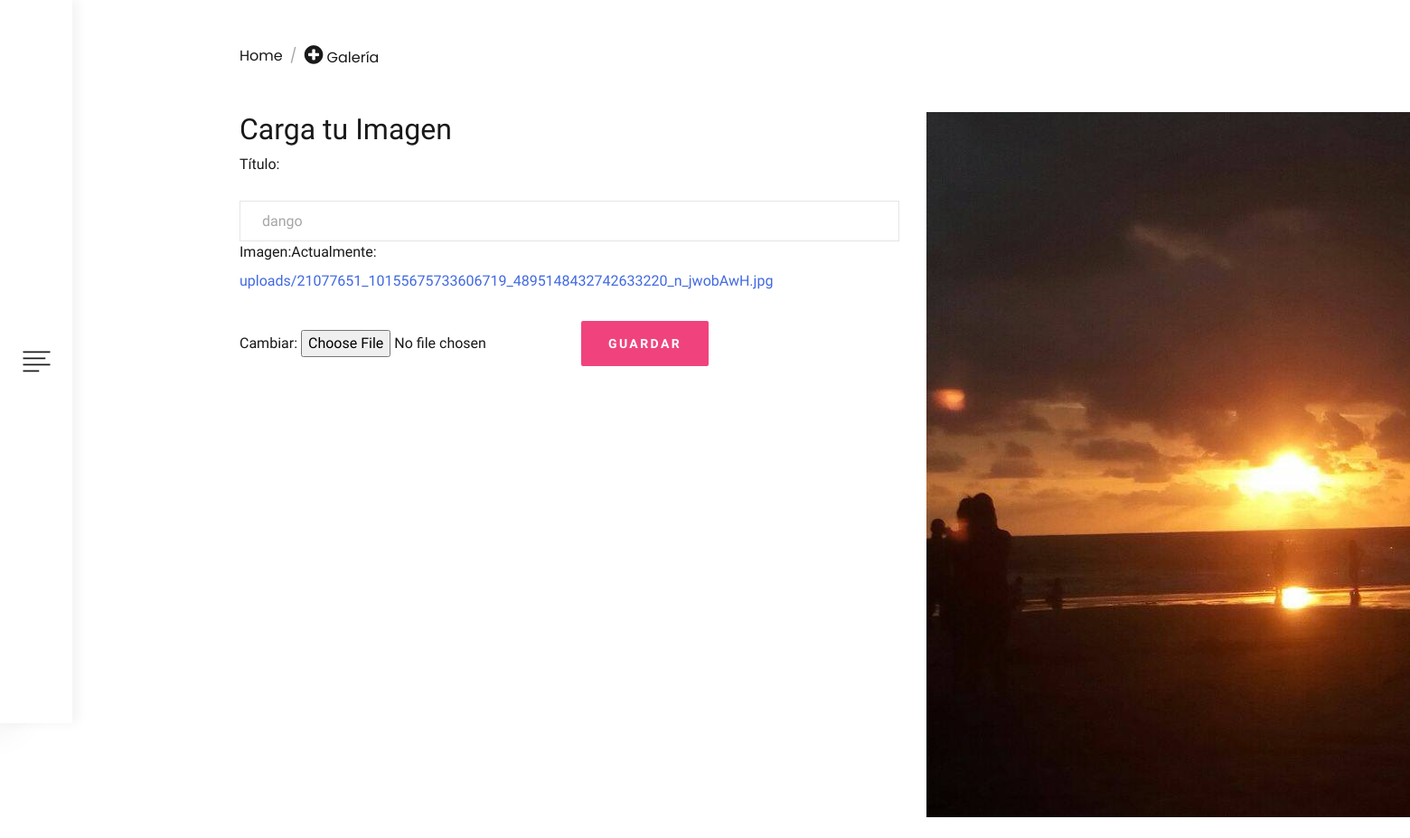
Screenshot of /pictures/update_person/34/ with the database file from the repository.
### pictures/models.py (models this page shows, shortened)
class Photo(models.Model):
    title = models.CharField(max_length=30, verbose_name='Título')
    date_upload = models.DateTimeField(auto_now_add=True, blank=True)
    image= models.FileField(upload_to='uploads/', verbose_name='Imagen')

### pictures/views.py (the view)
# urls.py: url(r'^update_person/(?P<id>\d+)/$', PhotoUpdateView.as_view(), name='update_photo'),
class PhotoUpdateView(UpdateView):
    model=Photo
    form_class= PhotoForm
    template_name = 'pictures/portafolio_form.html'
    success_url = reverse_lazy('pictures:list_picture')
    def get_object(self, queryset=None):
        obj = Photo.objects.get(pk=self.kwargs['id'])
        return obj
    def get_context_data(self, **kwargs):
        context = super(PhotoUpdateView, self).get_context_data(**kwargs)
        isUpdate = True
        obj = Photo.objects.get(pk=self.kwargs['id'])
        context['isUpdate'] = isUpdate
        context['ph'] = obj
        return context

### pictures/forms.py
class PhotoForm(ModelForm):
    class Meta:
        model=Photo
        exclude=['date_upload']
        fields=['title', 'image']
        widgets={
        'image': forms.ClearableFileInput(attrs={'id':"id_image", 'size':"520"})}

### templates/pictures/portafolio_form.html (shortened to what this page needs)
{% extends 'portfolio.html' %}
{% load bootstrap_tags %}
{% load static %}
{% block content %}
<div class="row">
  <div class="col-7 col-lg-8">
    <h2>Carga tu Imagen</h2>
    <form id="formulario" class="comment-form" action="" method="post" enctype="multipart/form-data">
        {{ form|as_bootstrap}}
        <input type="submit" value="Guardar">
    </form>
  </div>
  <div class="col-12 col-md-6 col-lg-4">
    <figure>
      {% if isUpdate %}
      <img id="blah" src="{{ph.image.url}}" alt="your image" size="5120" >
      {% else %}
      <img id="blah" src="{% static "images/comming_soon.jpg" %}" size="5120">
      {% endif %}
  </figure>
  </div>
</div>
{% endblock %}

### static/css/style.css (style rules this page uses)
body { color: #191919; font-family: 'Work Sans', sans-serif; }
img { vertical-align: baseline; }
a { color: royalblue; }
.comment-form input[type="text"], .comment-form input[type="email"], .comment-form input[type="url"], .comment-form textarea { width: 100%; padding: 12px 24px; margin-top: 20px; border: 1px solid #e5e5e5; line-height: 1; color: #a6a6a6; outline: none; }
.comment-form input[type="submit"] { padding: 18px 30px; margin-top: 32px; margin-bottom: 10px; border: 0; border-radius: 2px; font-size: 0.875rem; font-weight: 600; line-height: 1; color: #fff; text-transform: uppercase; text-decoration: none; letter-spacing: 0.15rem; outline: none; cursor: pointer; background: #f0437e; }

### rows the page displays
Photo: title "dango", image (picture)
